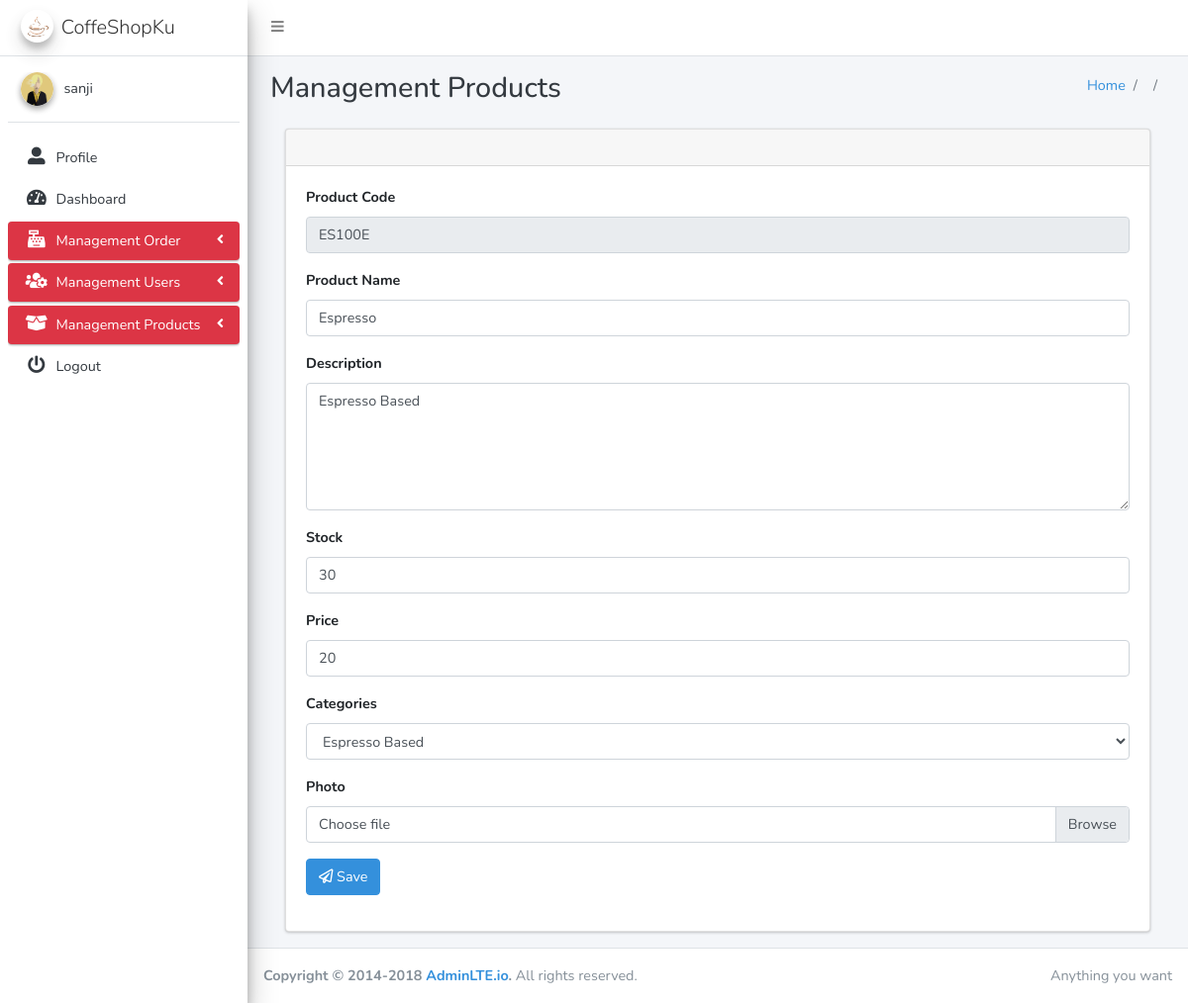
Screenshot of /products/update/1 (signed in) with the database file from the repository.
### accounts/models.py (models this page shows, shortened)
class User(AbstractBaseUser, PermissionsMixin):
    email = models.EmailField(_('email'), unique=True)
    username = models.CharField(_('username'), max_length=45, unique=True)
    first_name = models.CharField(_('first name'), max_length=30, blank=True)
    last_name = models.CharField(_('last name'), max_length=30, blank=True)
    date_joined = models.DateTimeField(_('date joined'), auto_now_add=True)
    is_active = models.BooleanField(_('active'), default=True)
    avatar = models.ImageField(upload_to=path_and_rename, null=True, blank=True)
    objects = UserManager()
    EMAIL_FIELD    = 'email'
    USERNAME_FIELD = 'username'
    REQUIRED_FIELDS = []
    class Meta:
        verbose_name = _('user')
        verbose_name_plural = _('users')
    def __str__(self):
        return self.username

### products/models.py (models this page shows, shortened)
class Products(models.Model):
    class Meta:
        db_table = 'products'
    id          = models.AutoField(primary_key=True,max_length=11)
    name        = models.CharField(max_length=80)
    code        = models.CharField(max_length=50, unique=True)
    photo       = models.ImageField(upload_to=path_and_rename)
    description = models.CharField(max_length=191, blank=True, null=True)
    stock       = models.PositiveIntegerField()
    price       = models.CharField(max_length=191)
    categories  = models.ForeignKey('Category',related_name='to_products',on_delete=models.CASCADE)
    created_at  = models.DateTimeField(auto_now_add=True)
    updated_at  = models.DateTimeField(auto_now=True)

class Category(models.Model):
    class Meta:
        db_table = 'categories'
    id          = models.AutoField(primary_key=True,max_length=11)
    name        = models.CharField(max_length=80,unique=True)
    description = models.CharField(max_length=191, blank=True, null=True)
    created_at  = models.DateTimeField(auto_now_add=True)
    updated_at  = models.DateTimeField(auto_now=True)

### products/views.py (the view, shortened to what this page needs)
# urls.py: path('update/<int:pk>',login_required(UpdateProduct.as_view(template_name='products/edit_product.html')),name="update_product"),
class UpdateProduct(PermissionRequiredMixin,UpdateView):
    permission_required = ('products.change_products')
    form_class = ProductsForm
    model = Products
    success_url     = 'list_products'
    def get_context_data(self, **kwargs):
        product_update = self.model.objects.get(pk=self.kwargs['pk'])
        kwargs['heading_title']     = "Management Products"
        kwargs['breadcrumb']        = "Update Product"
        kwargs['form']              = self.get_form()
        kwargs['list_categories']   = Category.objects.all()
        kwargs['product']           = product_update
        return super().get_context_data(**kwargs)

### products/forms.py
class ProductsForm(forms.ModelForm):
    class Meta:
        model   = Products
        fields  = ('code','name','photo','description','categories','price','stock')
    photo       = forms.ImageField(required=False)
    name        = forms.CharField(required=True)
    code        = forms.CharField(required=True)
    description = forms.CharField(required=True)
    categories  = forms.ModelChoiceField(queryset=Category.objects.all(),required=True)
    price       = forms.CharField(required=True)
    stock       = forms.CharField(required=True)

### accounts/auth.py (called while the page is built)
    def get_user(self, user_id):
        UserModel = get_user_model()
        try:
            return UserModel._default_manager.get(pk=user_id)
        except UserModel.DoesNotExist:
            return None

### products/templates/products/edit_product.html (shortened to what this page needs)
{% extends "layouts/base.html" %}
{% block content %}
<section class="content">
        <div class="container-fluid">
            <div class="row">
                <div class="col-md-12">
                    <div class="card">
                        <div class="card-header d-flex justify-content-center with-border">
                        </div>
                        <div class="card-body">
                            <form method="post" enctype="multipart/form-data">
                                <div class="form-group">
                                    <label for="">Product Code</label>
                                    <input type="text" readonly name="code" value="{{ product.code }}" required class="form-control ">
                                </div>
                                <div class="form-group">
                                    <label for="">Product Name</label>
                                    <input type="text" name="name" value="{{ product.name }}" required class="form-control ">
                                </div>
                                <div class="form-group">
                                    <label for="">Description</label>
                                    <textarea name="description" id="description" cols="5" rows="5"
                                        class="form-control ">{{ product.description }}</textarea>
                                </div>
                                <div class="form-group">
                                    <label for="">Stock</label>
                                    <input type="number" name="stock" value="{{ product.stock }}" required class="form-control ">
                                </div>
                                <div class="form-group">
                                    <label for="">Price</label>
                                    <input type="number" name="price" value="{{ product.price }}" required class="form-control ">
                                </div>
                                <div class="form-group">
                                    <label for="">Categories</label>
                                    <select name="categories" id="categories" required class="form-control ">
                                        {% for row in list_categories %}
                                            <option value="{{row.id}}" {% if row.id == product.categories_id|add:0 %}selected{% endif %}>{{row.name}}</option>
                                        {%endfor%}
                                    </select>
                                </div>
                                <div class="form-group">
                                    <label for="">Photo</label>
                                    <div class="custom-file">
                                        <label class="custom-file-label" for="photo">Choose file</label>
                                    </div>
                                </div>
                                <div class="form-group">
                                    <button class="btn btn-primary">
                                        <i class="far fa-paper-plane"></i></i> Save
                                    </button>
                                </div>
                            </form>
                        </div>
                    </div>
                    </div>
                </div>
            </div>
    </section>
{% endblock content %}

### templates/layouts/base.html (shortened to what this page needs)
{% load static %}
{% load active_link_tags %}
<!DOCTYPE html>
<html lang="en">
<head>
    <link rel="stylesheet" href="{% static "sass/app.css" %}">
</head>
<body class="hold-transition sidebar-mini">
    <div class="wrapper" id="app">
        <nav class="main-header navbar navbar-expand bg-white navbar-light border-bottom">
            <ul class="navbar-nav">
                <li class="nav-item">
                    <a class="nav-link" data-widget="pushmenu" href="#"><i class="fa fa-bars"></i></a>
                </li>
            </ul>
        </nav>
        <aside class="main-sidebar sidebar-light-danger elevation-4">
            <a href="index3.html" class="brand-link">
                <img src="{% static "img/logo.png" %}" alt="CoffeShopKu" class="brand-image img-circle elevation-3"
                    style="opacity: .8">
                <span class="brand-text font-weight-light">CoffeShopKu</span>
            </a>
            <div class="sidebar">
                <div class="user-panel mt-3 pb-3 mb-3 d-flex">
                    <div class="image">
                        <img src="{% get_media_prefix %}{{request.user.avatar}}" class="img-circle elevation-2"
                            alt="User Image">
                    </div>
                    <div class="info">
                        <a href="#" class="d-block">{{ request.user }}</a>
                    </div>
                </div>
                <nav class="mt-2">
                    <ul class="nav nav-pills nav-sidebar flex-column" data-widget="treeview" role="menu"
                        data-accordion="false">
                        <li class="nav-item">
                            <a href="{% url 'profile_url' request.user.id %}"
                                class="{% active_link 'profile_url' 'active-link' pk=request.path|last %} nav-link">
                                <i class="nav-icon fas fa-user-alt"></i>
                                <p>
                                    Profile
                                </p>
                            </a>
                        </li>
                        <li class="nav-item">
                            <a href="{% url 'dashboard' %}"
                                class="{% active_link 'dashboard' 'active-link' %} nav-link">
                                <i class="nav-icon fas fa-tachometer-alt"></i>
                                <p>
                                    Dashboard
                                </p>
                            </a>
                        </li>
                        <li
                            class="nav-item has-treeview {% active_link 'order_list_products' 'menu-open' strict=True %}">
                            <a href="#" class="nav-link active">
                                <i class="nav-icon fas fa-cash-register"></i>
                                <p>
                                    Management Order
                                    <i class="right fas fa-angle-left"></i>
                                </p>
                            </a>
                        </li>
                        {% if perms.accounts.view_user %}
                        <li class="nav-item has-treeview {% active_link 'permissions_groups' 'menu-open' %}{% active_link 'groups_list' 'menu-open' %}{% active_link 'users_list || add_user'  'menu-open' %}{% active_link 'update_user' 'menu-open' pk=request.path|last %}">
                            <a href="#" class="nav-link active">
                                <i class="nav-icon fas fa-users-cog"></i>
                                <p>
                                    Management Users
                                    <i class="right fas fa-angle-left"></i>
                                </p>
                            </a>
                        </li>
                        {% endif %}
                        {% if perms.products.view_products %}
                        <li class="nav-item has-treeview {% active_link 'list_categories' 'menu-open' strict=True %}{% active_link 'list_products' 'menu-open' strict=True  %} ">
                            <a href="#" class="nav-link active">
                                <i class="nav-icon fas fa-box-open"></i>
                                <p>
                                    Management Products
                                    <i class="right fas fa-angle-left"></i>
                                </p>
                            </a>
                        </li>
                        {% endif %}
                        <li class="nav-item">
                            <a href="{% url 'logout_url' %}" class="nav-link">
                                <i class="nav-icon fas fa-power-off"></i>
                                <p>
                                    Logout
                                </p>
                            </a>
                        </li>
                    </ul>
                </nav>
            </div>
        </aside>
        <div class="content-wrapper">
            <div class="content-header">
                <div class="container-fluid">
                    <div class="row mb-2">
                        <div class="col-sm-6">
                            <h1 class="m-0 text-dark">{{heading_title}}</h1>
                        </div>
                        <div class="col-sm-6">
                            <ol class="breadcrumb float-sm-right">
                                <li class="breadcrumb-item"><a href="#">Home</a></li>
                                <li class="breadcrumb-item {{breadcrumb.class}}">{% if breadcrumb2  %}<a
                                        href="{% url breadcrumb.url %}">{{breadcrumb.content}}</a></li>
                                {% else %}{{breadcrumb.content}}</li>{% endif %}
                                <li class="breadcrumb-item {{breadcrumb2.class}}">{{breadcrumb2.content}}</li>
                            </ol>
                        </div>
                    </div>
                </div>
            </div>
            <div class="content">
                <div class="container-fluid">
                    {% block content %}
                    {% endblock content %}
                </div>
            </div>
        </div>
        <footer class="main-footer">
            <div class="float-right d-none d-sm-inline">
                Anything you want
            </div>
            <strong>Copyright &copy; 2014-2018 <a href="https://adminlte.io">AdminLTE.io</a>.</strong> All rights
            reserved.
        </footer>
    </div>
</body>
</html>

### rows the page displays
User: user.avatar (picture), user "sanji"
Products: code "ES100E", name "Espresso", description "Espresso Based", stock "30", price "20", categories "Espresso Based"

### other values shown
{{ heading_title }} "Management Products"
